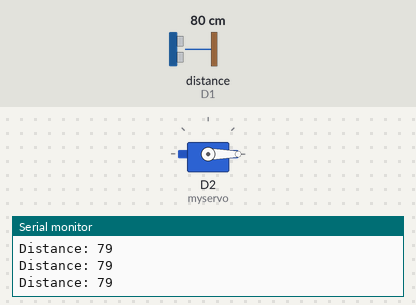
Bench run of a sketch on a simulated ESP8266 (NodeMCU). Shown: servo, the last lines printed to the serial monitor. Wiring (inferred from the names in the program): ultrasonic range finder: trigger D0; echo D1. The inputs (shaded band) are chosen by the test bench; at power-on: distance to the obstacle (sensor on D1) 80 cm. The echo pulse lasts 58.3 µs per cm.

Above: at 1.3 s.
1.4 s: distance to the obstacle (sensor on D1) set to 2 cm
3.5 s: distance to the obstacle (sensor on D1) set to 4 cm
At 6.2 s:
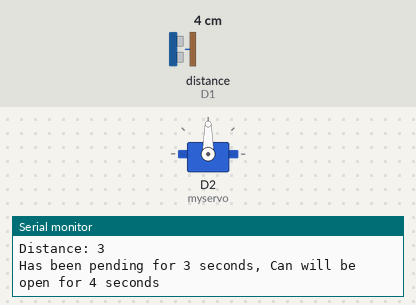
6.5 s: distance to the obstacle (sensor on D1) set to 7 cm
At 9.5 s:
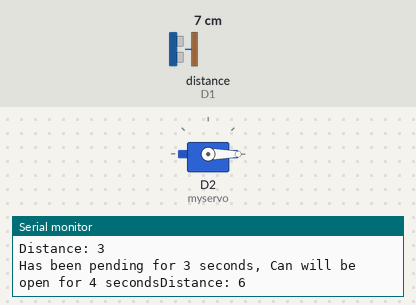
Timing chart, 0 to 11.0 s (numbered marks = the images above; inputs shaded):
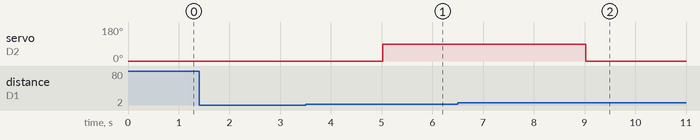

The sketch:

Q1-9.ino
```cpp
#include <Servo.h>

Servo myservo;  // create servo object to control a servo

const int trigPin = D0; // Trigger Pin of Ultrasonic Sensor
const int echoPin = D1; // Echo Pin of Ultrasonic Sensor

long duration, distance;

bool isPending = false;
long pendingStart;

void setup() {
  Serial.begin(115200);
  myservo.attach(D2);  // attaches the servo on pin 9 to the servo object
  myservo.write(0);
  pinMode(trigPin, OUTPUT); // Trigger
  pinMode(echoPin, INPUT); // Echo
}

void loop() {
   digitalWrite(trigPin, LOW);
   delayMicroseconds(2);
   digitalWrite(trigPin, HIGH);
   delayMicroseconds(10);
   digitalWrite(trigPin, LOW);
   pinMode(echoPin, INPUT);

   duration = pulseIn(echoPin, HIGH);
   distance = (duration * 0.034) / 2;
   Serial.print("Distance: ");
   Serial.println(distance);
   delay(500);

   if (distance < 5) {
    if (!isPending) {
      Serial.println("Start Pending");
      isPending = true;
      pendingStart = millis();
    }
    else if (millis() - pendingStart > 3000) {
      Serial.print("Has been pending for 3 seconds, Can will be open for 4 seconds");
      isPending = false;
      myservo.write(90);
      delay(4000);
      myservo.write(0);
    }
   }
}
```

Measured:
- the behaviour switches between 5 and 6 cm on distance to the obstacle (sensor on D1) (found by bisection; images 1 and 2)
- after the input at 6.5 s, servo on D2 (myservo): goes on until 9.0 s, then stays 0°
